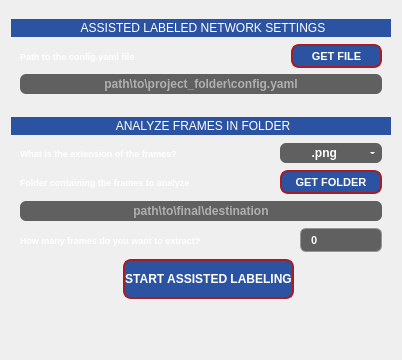
         <widget class="QWidget" name="data_process_tab">
          <attribute name="title">
           <string>DATA PROCESS</string>
          </attribute>
          <layout class="QGridLayout" name="gridLayout_10">
           <item row="0" column="0">
            <widget class="QGroupBox" name="groupBox_6">
             <property name="sizePolicy">
              <sizepolicy hsizetype="Preferred" vsizetype="Preferred">
               <horstretch>0</horstretch>
               <verstretch>0</verstretch>
              </sizepolicy>
             </property>
             <property name="styleSheet">
              <string notr="true">QGroupBox {
    border: none;
    margin-top: 24; 
}

QGroupBox::title {
    background-color: #2C53A1;
    color: #FFFFFF;
    padding: 2px 90px;     
    margin-top: 8px;        
    margin-bottom: 2px;      
    border-radius: 4px;
    font-weight: bold;
    border-top-left-radius: 9px;
    border-bottom-left-radius: 9px;
    border-top-right-radius: 9px;
    border-bottom-right-radius: 9px;
    subcontrol-origin: margin;
    subcontrol-position: top center; 
}</string>
             </property>
             <property name="title">
              <string>ASSISTED LABELED NETWORK SETTINGS</string>
             </property>
             <layout class="QGridLayout" name="gridLayout_6">
              <item row="0" column="0">
               <widget class="QLabel" name="config_path_data_process">
                <property name="sizePolicy">
                 <sizepolicy hsizetype="Preferred" vsizetype="Preferred">
                  <horstretch>0</horstretch>
                  <verstretch>0</verstretch>
                 </sizepolicy>
                </property>
                <property name="minimumSize">
                 <size>
                  <width>140</width>
                  <height>16</height>
                 </size>
                </property>
                <property name="font">
                 <font>
                  <family>Arial</family>
                  <pointsize>7</pointsize>
                  <italic>false</italic>
                  <bold>true</bold>
                 </font>
                </property>
                <property name="styleSheet">
                 <string notr="true">QLabel{color:#FFFFFF;font:7pt&quot;Arial&quot;;font-weight:bold;}</string>
                </property>
                <property name="text">
                 <string notr="true">Path to the config.yaml file </string>
                </property>
               </widget>
              </item>
              <item row="0" column="2">
               <widget class="QPushButton" name="get_config_path_data_process">
                <property name="sizePolicy">
                 <sizepolicy hsizetype="Preferred" vsizetype="Preferred">
                  <horstretch>0</horstretch>
                  <verstretch>0</verstretch>
                 </sizepolicy>
                </property>
                <property name="minimumSize">
                 <size>
                  <width>91</width>
                  <height>24</height>
                 </size>
                </property>
                <property name="font">
                 <font>
                  <family>Arial</family>
                  <pointsize>8</pointsize>
                  <italic>false</italic>
                  <bold>true</bold>
                 </font>
                </property>
                <property name="cursor">
                 <cursorShape>PointingHandCursor</cursorShape>
                </property>
                <property name="styleSheet">
                 <string notr="true">QPushButton{font:10pt&quot;Arial&quot;;font-weight:bold;}QPushButton{border:2px solid #A21F27;border-radius:8px;background-color:#2C53A1;color:#FFFFFF;font:8pt&quot;Arial&quot;;font-weight:bold;}QPushButton:pressed{border:2px solid #A21F27;border-radius:8px;background-color:#A21F27;color:#FFFFFF;}</string>
                </property>
                <property name="text">
                 <string notr="true">GET FILE</string>
                </property>
               </widget>
              </item>
              <item row="0" column="1">
               <spacer name="horizontalSpacer_8">
                <property name="orientation">
                 <enum>Qt::Orientation::Horizontal</enum>
                </property>
                <property name="sizeHint" stdset="0">
                 <size>
                  <width>77</width>
                  <height>20</height>
                 </size>
                </property>
               </spacer>
              </item>
              <item row="1" column="0" colspan="3">
               <widget class="QLineEdit" name="config_path_data_process_path">
                <property name="enabled">
                 <bool>true</bool>
                </property>
                <property name="minimumSize">
                 <size>
                  <width>340</width>
                  <height>20</height>
                 </size>
                </property>
                <property name="mouseTracking">
                 <bool>false</bool>
                </property>
                <property name="styleSheet">
                 <string notr="true">QLineEdit{border:#969696;background-color:#606060;border-bottom-left-radius:6px;border-top-left-radius:6px;color:#FFFFFF;font:7pt&quot;Arial&quot;;font-weight:bold;border-bottom-right-radius:6px;border-top-right-radius:6px}</string>
                </property>
                <property name="text">
                 <string notr="true"/>
                </property>
                <property name="frame">
                 <bool>false</bool>
                </property>
                <property name="cursorPosition">
                 <number>0</number>
                </property>
                <property name="alignment">
                 <set>Qt::AlignmentFlag::AlignCenter</set>
                </property>
                <property name="readOnly">
                 <bool>true</bool>
                </property>
                <property name="placeholderText">
                 <string>path\to\project_folder\config.yaml</string>
                </property>
               </widget>
              </item>
             </layout>
            </widget>
           </item>
           <item row="2" column="0">
            <spacer name="verticalSpacer">
             <property name="orientation">
              <enum>Qt::Orientation::Vertical</enum>
             </property>
             <property name="sizeHint" stdset="0">
              <size>
               <width>20</width>
               <height>40</height>
              </size>
             </property>
            </spacer>
           </item>
           <item row="1" column="0">
            <widget class="QGroupBox" name="groupBox_7">
             <property name="minimumSize">
              <size>
               <width>91</width>
               <height>200</height>
              </size>
             </property>
             <property name="styleSheet">
              <string notr="true">QGroupBox {
    border: none;
    margin-top: 24; 
}

QGroupBox::title {
    background-color: #2C53A1;
    color: #FFFFFF;
    padding: 2px 120px;     
    margin-top: 8px;        
    margin-bottom: 2px;      
    border-radius: 4px;
    font-weight: bold;
    border-top-left-radius: 9px;
    border-bottom-left-radius: 9px;
    border-top-right-radius: 9px;
    border-bottom-right-radius: 9px;
    subcontrol-origin: margin;
    subcontrol-position: top center; 
}</string>
             </property>
             <property name="title">
              <string>ANALYZE FRAMES IN FOLDER</string>
             </property>
             <layout class="QGridLayout" name="gridLayout_11">
              <property name="leftMargin">
               <number>9</number>
              </property>
              <property name="topMargin">
               <number>9</number>
              </property>
              <property name="rightMargin">
               <number>9</number>
              </property>
              <property name="bottomMargin">
               <number>9</number>
              </property>
              <property name="spacing">
               <number>6</number>
              </property>
              <item row="0" column="0" colspan="2">
               <widget class="QLabel" name="file_extension_confirmation_data_process">
                <property name="sizePolicy">
                 <sizepolicy hsizetype="Preferred" vsizetype="Preferred">
                  <horstretch>0</horstretch>
                  <verstretch>0</verstretch>
                 </sizepolicy>
                </property>
                <property name="minimumSize">
                 <size>
                  <width>200</width>
                  <height>16</height>
                 </size>
                </property>
                <property name="maximumSize">
                 <size>
                  <width>16777215</width>
                  <height>16</height>
                 </size>
                </property>
                <property name="font">
                 <font>
                  <family>Arial</family>
                  <pointsize>7</pointsize>
                  <italic>false</italic>
                  <bold>true</bold>
                 </font>
                </property>
                <property name="styleSheet">
                 <string notr="true">QLabel{color:#FFFFFF;font:7pt&quot;Arial&quot;;font-weight:bold;}</string>
                </property>
                <property name="text">
                 <string notr="true">What is the extension of the frames?</string>
                </property>
                <property name="wordWrap">
                 <bool>true</bool>
                </property>
               </widget>
              </item>
              <item row="0" column="2">
               <spacer name="horizontalSpacer_9">
                <property name="orientation">
                 <enum>Qt::Orientation::Horizontal</enum>
                </property>
                <property name="sizeType">
                 <enum>QSizePolicy::Policy::Preferred</enum>
                </property>
                <property name="sizeHint" stdset="0">
                 <size>
                  <width>48</width>
                  <height>19</height>
                 </size>
                </property>
               </spacer>
              </item>
              <item row="0" column="3" colspan="2">
               <widget class="QComboBox" name="file_extension_confirmation_combobox_data_process">
                <property name="sizePolicy">
                 <sizepolicy hsizetype="Preferred" vsizetype="Preferred">
                  <horstretch>0</horstretch>
                  <verstretch>0</verstretch>
                 </sizepolicy>
                </property>
                <property name="minimumSize">
                 <size>
                  <width>91</width>
                  <height>20</height>
                 </size>
                </property>
                <property name="maximumSize">
                 <size>
                  <width>16777215</width>
                  <height>20</height>
                 </size>
                </property>
                <property name="cursor">
                 <cursorShape>PointingHandCursor</cursorShape>
                </property>
                <property name="toolTip">
                 <string>&lt;html&gt;&lt;head/&gt;&lt;body&gt;&lt;p&gt;&lt;span style=&quot; font-size:8pt; font-weight:400;&quot;&gt;Set the maximum resolution for the resulting figures computed.&lt;/span&gt;&lt;/p&gt;&lt;p&gt;&lt;span style=&quot; font-size:8pt; font-weight:400; font-style:italic;&quot;&gt;Note that, to maintain aspect ratio of the original file, the final resolution might have &amp;quot;uncommon&amp;quot; sizes and might not match 1:1 the maximum resolution set (if the original image also had &amp;quot;uncommon&amp;quot; resolution).&lt;/span&gt;&lt;/p&gt;&lt;/body&gt;&lt;/html&gt;</string>
                </property>
                <property name="autoFillBackground">
                 <bool>false</bool>
                </property>
                <property name="styleSheet">
                 <string notr="true">QComboBox{color:#FFFFFF;font:7pt&quot;Arial&quot;;font-weight:bold;background-color:#606060;border:0px;border-radius:6px;}QListView{color:#FFFFFF;font:8pt&quot;Century Gothic&quot;;font-weight:bold;background-color:#969696;border:0px;}QListView{color:#FFFFFF;font:7pt&quot;Arial&quot;;font-weight:bold;background-color:#606060;border:0px;border-radius:6px;}QComboBox::drop-down{width:20px;border:5px;}QComboBox::down-arrow{border-left:2px solid none;border-right:2px solid none;border-top:2px solid #FFFFFF;width:0.5px;height:1px;border-radius:2px;}QComboBox::down-arrow:hover{border-left:2px solid none;border-right:2px solid none;border-top:2px solid #A21F27;width:0.5px;height:1px;border-radius:2px;}QAbstractItemView{border:2px solid #969696;selection-background-color:#2C53A1;}</string>
                </property>
                <property name="currentText">
                 <string notr="true">        .png</string>
                </property>
                <property name="currentIndex">
                 <number>1</number>
                </property>
                <property name="sizeAdjustPolicy">
                 <enum>QComboBox::SizeAdjustPolicy::AdjustToContents</enum>
                </property>
                <item>
                 <property name="text">
                  <string>         .jpg</string>
                 </property>
                </item>
                <item>
                 <property name="text">
                  <string notr="true">        .png</string>
                 </property>
                </item>
                <item>
                 <property name="text">
                  <string>        .jpeg</string>
                 </property>
                </item>
               </widget>
              </item>
              <item row="1" column="0" colspan="2">
               <widget class="QLabel" name="frames_folder_data_process">
                <property name="sizePolicy">
                 <sizepolicy hsizetype="Preferred" vsizetype="Preferred">
                  <horstretch>0</horstretch>
                  <verstretch>0</verstretch>
                 </sizepolicy>
                </property>
                <property name="minimumSize">
                 <size>
                  <width>200</width>
                  <height>16</height>
                 </size>
                </property>
                <property name="maximumSize">
                 <size>
                  <width>16777215</width>
                  <height>16</height>
                 </size>
                </property>
                <property name="font">
                 <font>
                  <family>Arial</family>
                  <pointsize>7</pointsize>
                  <italic>false</italic>
                  <bold>true</bold>
                 </font>
                </property>
                <property name="styleSheet">
                 <string notr="true">QLabel{color:#FFFFFF;font:7pt&quot;Arial&quot;;font-weight:bold;}</string>
                </property>
                <property name="text">
                 <string notr="true">Folder containing the frames to analyze</string>
                </property>
                <property name="wordWrap">
                 <bool>true</bool>
                </property>
               </widget>
              </item>
              <item row="1" column="2">
               <spacer name="horizontalSpacer_10">
                <property name="orientation">
                 <enum>Qt::Orientation::Horizontal</enum>
                </property>
                <property name="sizeType">
                 <enum>QSizePolicy::Policy::Preferred</enum>
                </property>
                <property name="sizeHint" stdset="0">
                 <size>
                  <width>48</width>
                  <height>19</height>
                 </size>
                </property>
               </spacer>
              </item>
              <item row="1" column="3" colspan="2">
               <widget class="QPushButton" name="get_frames_path_data_process">
                <property name="sizePolicy">
                 <sizepolicy hsizetype="Preferred" vsizetype="Preferred">
                  <horstretch>0</horstretch>
                  <verstretch>0</verstretch>
                 </sizepolicy>
                </property>
                <property name="minimumSize">
                 <size>
                  <width>91</width>
                  <height>24</height>
                 </size>
                </property>
                <property name="maximumSize">
                 <size>
                  <width>16777215</width>
                  <height>24</height>
                 </size>
                </property>
                <property name="font">
                 <font>
                  <family>Arial</family>
                  <pointsize>8</pointsize>
                  <italic>false</italic>
                  <bold>true</bold>
                 </font>
                </property>
                <property name="cursor">
                 <cursorShape>PointingHandCursor</cursorShape>
                </property>
                <property name="styleSheet">
                 <string notr="true">QPushButton{font:6pt&quot;Arial&quot;;font-weight:bold;}QPushButton{border:2px solid #A21F27;border-radius:8px;background-color:#2C53A1;color:#FFFFFF;font:8pt&quot;Arial&quot;;font-weight:bold;}QPushButton:pressed{border:2px solid #A21F27;border-radius:8px;background-color:#A21F27;color:#FFFFFF;}</string>
                </property>
                <property name="text">
                 <string notr="true">GET FOLDER</string>
                </property>
               </widget>
              </item>
              <item row="2" column="0" colspan="5">
               <widget class="QLineEdit" name="video_folder_data_process">
                <property name="sizePolicy">
                 <sizepolicy hsizetype="Preferred" vsizetype="Preferred">
                  <horstretch>0</horstretch>
                  <verstretch>0</verstretch>
                 </sizepolicy>
                </property>
                <property name="minimumSize">
                 <size>
                  <width>340</width>
                  <height>20</height>
                 </size>
                </property>
                <property name="maximumSize">
                 <size>
                  <width>16777215</width>
                  <height>20</height>
                 </size>
                </property>
                <property name="styleSheet">
                 <string notr="true">QLineEdit{border:#969696;background-color:#606060;border-bottom-left-radius:6px;border-top-left-radius:6px;color:#FFFFFF;font:7pt&quot;Arial&quot;;font-weight:bold;border-bottom-right-radius:6px;border-top-right-radius:6px}</string>
                </property>
                <property name="text">
                 <string notr="true"/>
                </property>
                <property name="frame">
                 <bool>false</bool>
                </property>
                <property name="cursorPosition">
                 <number>0</number>
                </property>
                <property name="alignment">
                 <set>Qt::AlignmentFlag::AlignCenter</set>
                </property>
                <property name="readOnly">
                 <bool>true</bool>
                </property>
                <property name="placeholderText">
                 <string>path\to\final\destination</string>
                </property>
               </widget>
              </item>
              <item row="3" column="0" colspan="2">
               <widget class="QLabel" name="extract_frames_data_process">
                <property name="enabled">
                 <bool>true</bool>
                </property>
                <property name="sizePolicy">
                 <sizepolicy hsizetype="Preferred" vsizetype="Preferred">
                  <horstretch>0</horstretch>
                  <verstretch>0</verstretch>
                 </sizepolicy>
                </property>
                <property name="minimumSize">
                 <size>
                  <width>200</width>
                  <height>16</height>
                 </size>
                </property>
                <property name="font">
                 <font>
                  <family>Arial</family>
                  <pointsize>7</pointsize>
                  <italic>false</italic>
                  <bold>true</bold>
                 </font>
                </property>
                <property name="styleSheet">
                 <string notr="true">QLabel{color:#FFFFFF;font:7pt&quot;Arial&quot;;font-weight:bold;}</string>
                </property>
                <property name="text">
                 <string notr="true">How many frames do you want to extract?</string>
                </property>
                <property name="wordWrap">
                 <bool>true</bool>
                </property>
               </widget>
              </item>
              <item row="3" column="2" colspan="2">
               <spacer name="horizontalSpacer_11">
                <property name="orientation">
                 <enum>Qt::Orientation::Horizontal</enum>
                </property>
                <property name="sizeHint" stdset="0">
                 <size>
                  <width>54</width>
                  <height>19</height>
                 </size>
                </property>
               </spacer>
              </item>
              <item row="3" column="4">
               <widget class="QSpinBox" name="extract_frames_data_process_spinbox">
                <property name="enabled">
                 <bool>true</bool>
                </property>
                <property name="sizePolicy">
                 <sizepolicy hsizetype="Preferred" vsizetype="Preferred">
                  <horstretch>0</horstretch>
                  <verstretch>0</verstretch>
                 </sizepolicy>
                </property>
                <property name="minimumSize">
                 <size>
                  <width>52</width>
                  <height>20</height>
                 </size>
                </property>
                <property name="maximumSize">
                 <size>
                  <width>16777215</width>
                  <height>24</height>
                 </size>
                </property>
                <property name="styleSheet">
                 <string notr="true">QSpinBox {
    background-color: #606060;
    color: white;
    border: 1px solid #969696;
    border-radius: 6px;
    padding-right: 18px;
    font-family: Arial;
    font-size: 8pt;
    font-weight: bold;
}

QSpinBox {
    border-top-left-radius: 6px;
    border-bottom-left-radius: 6px;
    border-top-right-radius: 6px;
    border-bottom-right-radius: 6px;
}

QSpinBox:disabled {
    background-color: #4A4A4A;
    color: #9A9A9A;
}

QSpinBox {
    padding-left:8px;
}

QSpinBox::up-button,
QSpinBox::down-button {
    width: 0px;
    height: 0px;
    border: none;
    background: transparent;
}

QSpinBox {
    padding-right: 0px;
}</string>
                </property>
                <property name="alignment">
                 <set>Qt::AlignmentFlag::AlignLeading|Qt::AlignmentFlag::AlignLeft|Qt::AlignmentFlag::AlignVCenter</set>
                </property>
                <property name="suffix">
                 <string/>
                </property>
                <property name="maximum">
                 <number>999</number>
                </property>
               </widget>
              </item>
              <item row="4" column="0">
               <spacer name="horizontalSpacer_13">
                <property name="orientation">
                 <enum>Qt::Orientation::Horizontal</enum>
                </property>
                <property name="sizeType">
                 <enum>QSizePolicy::Policy::Preferred</enum>
                </property>
                <property name="sizeHint" stdset="0">
                 <size>
                  <width>90</width>
                  <height>19</height>
                 </size>
                </property>
               </spacer>
              </item>
              <item row="4" column="1" colspan="3">
               <widget class="QPushButton" name="start_assisted_labeling_data_process">
                <property name="enabled">
                 <bool>true</bool>
                </property>
                <property name="sizePolicy">
                 <sizepolicy hsizetype="Preferred" vsizetype="Preferred">
                  <horstretch>0</horstretch>
                  <verstretch>0</verstretch>
                 </sizepolicy>
                </property>
                <property name="minimumSize">
                 <size>
                  <width>160</width>
                  <height>40</height>
                 </size>
                </property>
                <property name="maximumSize">
                 <size>
                  <width>16777215</width>
                  <height>40</height>
                 </size>
                </property>
                <property name="cursor">
                 <cursorShape>PointingHandCursor</cursorShape>
                </property>
                <property name="styleSheet">
                 <string notr="true">QPushButton{font:14pt&quot;Arial&quot;;font-weight:bold;}QPushButton{border:2px solid #A21F27;border-radius:8px;background-color:#2C53A1;color:#FFFFFF;font:8pt&quot;Arial&quot;;font-weight:bold;}QPushButton:pressed{border:2px solid #A21F27;border-radius:8px;background-color:#A21F27;color:#FFFFFF;}
QPushButton:disabled {
    background-color: gray;
    color: white;
    border: 2px solid darkgray; 
}</string>
                </property>
                <property name="text">
                 <string notr="true">START ASSISTED LABELING</string>
                </property>
               </widget>
              </item>
              <item row="4" column="4">
               <spacer name="horizontalSpacer_12">
                <property name="orientation">
                 <enum>Qt::Orientation::Horizontal</enum>
                </property>
                <property name="sizeType">
                 <enum>QSizePolicy::Policy::Preferred</enum>
                </property>
                <property name="sizeHint" stdset="0">
                 <size>
                  <width>82</width>
                  <height>19</height>
                 </size>
                </property>
               </spacer>
              </item>
             </layout>
            </widget>
           </item>
          </layout>
         </widget>
